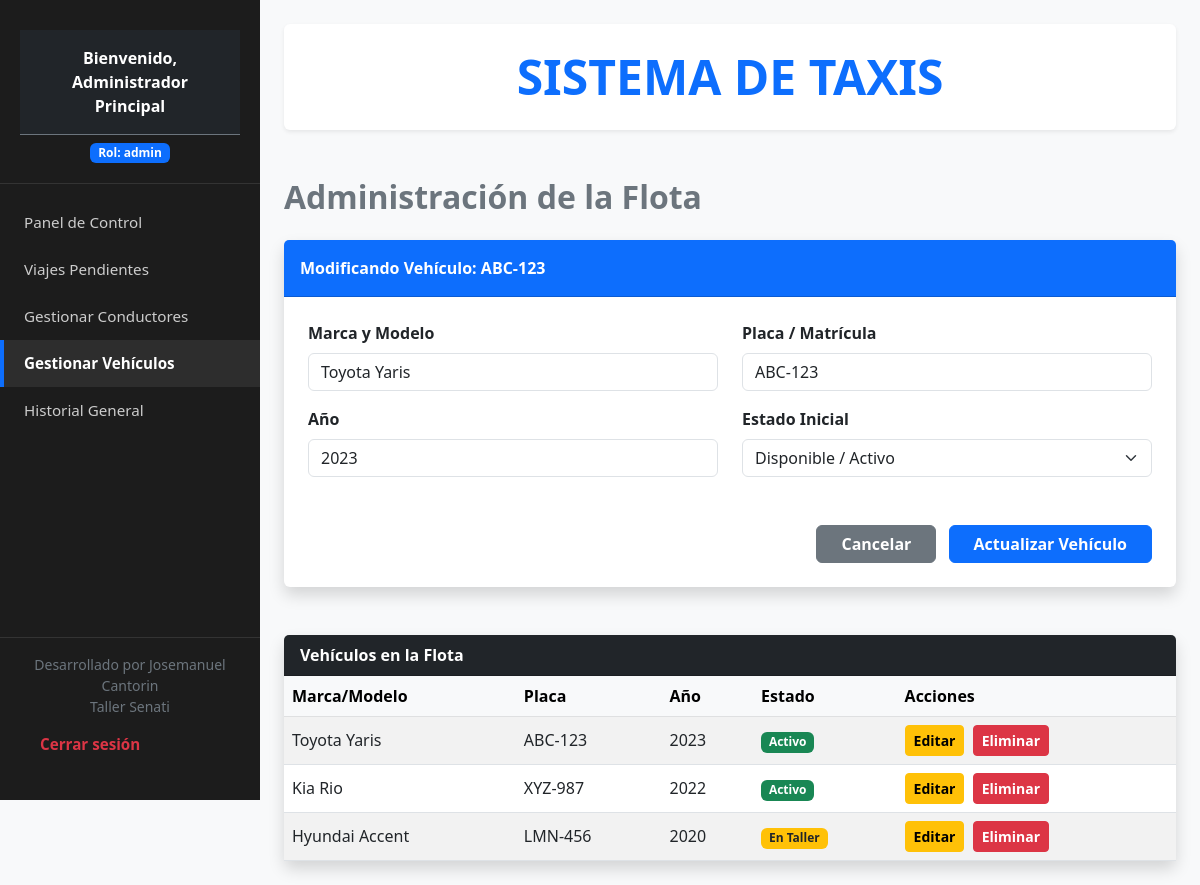
Page /menu.php?edit_vehiculo=1 (signed in) on the committed database.
### tables this page shows
CREATE TABLE `vehiculos` (
  `id_vehiculo` int(11) NOT NULL,
  `id_conductor` int(11) DEFAULT NULL,
  `modelo` varchar(100) NOT NULL,
  `placa` varchar(15) NOT NULL,
  `anio` int(11) NOT NULL,
  `color` varchar(30) NOT NULL,
  `estado_vehiculo` enum('activo','taller','inactivo') DEFAULT 'activo'
);

### menu.php (the view, shortened to what this page needs)
<?php
require 'conexion.php';
$lista_vehiculos = $pdo->query("SELECT * FROM vehiculos")->fetchAll(PDO::FETCH_ASSOC);
$v_edit = ['id_vehiculo'=>'', 'modelo'=>'', 'placa'=>'', 'anio'=>'', 'estado_vehiculo'=>'activo'];
if(isset($_GET['edit_vehiculo'])){
    $stmt = $pdo->prepare("SELECT * FROM vehiculos WHERE id_vehiculo=?");
    $stmt->execute([$_GET['edit_vehiculo']]);
    if($row = $stmt->fetch(PDO::FETCH_ASSOC)) $v_edit = $row;
}
?>
<!DOCTYPE html>
<html lang="es">
<head>
  <link href="https://cdn.jsdelivr.net/npm/bootstrap@5.3.0/dist/css/bootstrap.min.css" rel="stylesheet" />
  <link rel="stylesheet" href="style.css">
</head>
<body>
  <div class="sidebar d-flex flex-column justify-content-between">
    <div>
      <div class="user-profile text-center">
        <div class="fw-bold text-white p-3 bg-dark border-bottom border-secondary">
            Bienvenido,<br> <?= htmlspecialchars($_SESSION['nombre_completo']); ?>
        </div>
        <span class="badge bg-primary mt-2">Rol: <?= htmlspecialchars($_SESSION['rol']); ?></span>
      </div>
      <div class="nav flex-column nav-pills" id="v-pills-tab" role="tablist" aria-orientation="vertical">
        <button class="nav-link active" id="tab-dashboard" data-bs-toggle="tab" data-bs-target="#sec-dashboard" type="button">Panel de Control</button>
        <button class="nav-link" id="tab-pendientes" data-bs-toggle="tab" data-bs-target="#sec-pendientes" type="button">Viajes Pendientes</button>
        <button class="nav-link" id="tab-conductores" data-bs-toggle="tab" data-bs-target="#sec-conductores" type="button">Gestionar Conductores</button>
        <button class="nav-link" id="tab-vehiculos" data-bs-toggle="tab" data-bs-target="#sec-vehiculos" type="button">Gestionar Vehículos</button>
        <button class="nav-link" id="tab-historial" data-bs-toggle="tab" data-bs-target="#sec-historial" type="button">Historial General</button>
      </div>
    </div>
    <div class="logout-section p-3 text-center">
        <small class="text-secondary mb-2 d-block">Desarrollado por Josemanuel Cantorin<br>Taller Senati</small>
        <a href="logout.php" class="nav-link text-danger fw-bold py-2">Cerrar sesión</a>
    </div>
  </div>
  <div class="content-area p-4">
    <header class="text-center py-4 bg-white shadow-sm mb-5 rounded">
      <div class="container">
        <h1 class="display-5 fw-bold text-primary m-0">SISTEMA DE TAXIS</h1>
      </div>
    </header>
    <div class="tab-content" id="v-pills-tabContent">
      <div class="tab-pane fade <?= isset($_GET['edit_vehiculo']) ? 'show active' : '' ?>" id="sec-vehiculos" role="tabpanel">
        <h2 class="mb-4 fw-bold text-secondary">Administración de la Flota</h2>
        <form action="procesar_vehiculo.php" method="POST" class="mb-5">
          <div class="card shadow border-0 rounded bg-white">
            <div class="card-header bg-primary text-white fw-bold py-3">
               <?= empty($v_edit['id_vehiculo']) ? 'Registrar Nuevo Vehículo' : 'Modificando Vehículo: ' . htmlspecialchars($v_edit['placa']) ?>
            </div>
            <div class="card-body p-4 row">
              <div class="col-md-6 mb-3">
                <label class="form-label fw-bold">Marca y Modelo</label>
                <input type="text" name="modelo" class="form-control" required placeholder="Ej: Toyota Corolla" value="<?= htmlspecialchars($v_edit['modelo']) ?>">
              </div>
              <div class="col-md-6 mb-3">
                <label class="form-label fw-bold">Placa / Matrícula</label>
                <input type="text" name="placa" class="form-control" required placeholder="Ej: ABC-123" value="<?= htmlspecialchars($v_edit['placa']) ?>">
              </div>
              <div class="col-md-6 mb-3">
                <label class="form-label fw-bold">Año</label>
                <input type="number" name="anio" class="form-control" required placeholder="Ej: 2024" value="<?= htmlspecialchars($v_edit['anio']) ?>">
              </div>
              <div class="col-md-6 mb-3">
                <label class="form-label fw-bold">Estado Inicial</label>
                <select name="estado_vehiculo" class="form-select" required>
                  <option value="activo" <?= $v_edit['estado_vehiculo'] == 'activo' ? 'selected' : '' ?>>Disponible / Activo</option>
                </select>
              </div>
            </div>
            <div class="card-footer bg-transparent border-0 text-end pe-4 pb-4">
              <?php if($v_edit['id_vehiculo']): ?>
                <a href="menu.php" class="btn btn-secondary fw-bold px-4 me-2">Cancelar</a>
              <?php endif; ?>
              <button type="submit" class="btn btn-primary fw-bold px-4"><?= empty($v_edit['id_vehiculo']) ? 'Guardar Vehículo' : 'Actualizar Vehículo' ?></button>
            </div>
          </div>
        </form>
        <div class="card shadow border-0 rounded bg-white">
          <div class="card-header bg-dark text-white fw-bold">Vehículos en la Flota</div>
          <div class="card-body p-0">
            <div class="table-responsive">
              <table class="table table-striped table-hover align-middle mb-0">
                <thead class="table-light">
                  <tr>
                    <th>Marca/Modelo</th>
                    <th>Placa</th>
                    <th>Año</th>
                    <th>Estado</th>
                    <th>Acciones</th>
                  </tr>
                </thead>
                <tbody>
                  <?php foreach ($lista_vehiculos as $vehiculo): ?>
                  <tr>
                    <td><?= htmlspecialchars($vehiculo['modelo']) ?></td>
                    <td><?= htmlspecialchars($vehiculo['placa']) ?></td>
                    <td><?= htmlspecialchars($vehiculo['anio']) ?></td>
                    <td>
                        <?php if($vehiculo['estado_vehiculo'] == 'activo'): ?>
                            <span class="badge bg-success">Activo</span>
                        <?php elseif($vehiculo['estado_vehiculo'] == 'taller'): ?>
                            <span class="badge bg-warning text-dark">En Taller</span>
                        <?php else: ?>
                            <span class="badge bg-secondary">Inactivo</span>
                        <?php endif; ?>
                    </td>
                    <td>
                      <a href="menu.php?edit_vehiculo=<?= $vehiculo['id_vehiculo'] ?>" class="btn btn-sm btn-warning fw-bold me-1">Editar</a>
                      <a href="eliminar_vehiculo.php?id=<?= $vehiculo['id_vehiculo'] ?>" class="btn btn-sm btn-danger fw-bold" onclick="return confirm('¿Seguro que deseas eliminar este vehículo?');">Eliminar</a>
                    </td>
                  </tr>
                  <?php endforeach; ?>
                </tbody>
              </table>
            </div>
          </div>
        </div>
      </div>
    </div>
  </div>
</body>
</html>

### style.css (style rules this page uses)
body { min-height: 100vh; overflow-x: hidden; background-color: #f8f9fa; }
.sidebar { width: 260px; height: 100vh; position: fixed; top: 0; left: 0; background-color: #1c1c1c; color: #ffffff; padding-top: 20px; z-index: 1000; }
.content-area { margin-left: 260px; padding: 30px; min-height: 100vh; }
.sidebar .nav-link { color: #cccccc; padding: 12px 20px; font-size: 0.95rem; border-left: 4px solid transparent; border-radius: 0; text-align: left; }
.sidebar .nav-link.active { background-color: #2d2d2d; color: #ffffff !important; border-left: 4px solid #0d6efd; font-weight: bold; }
.user-profile { padding: 10px 20px 20px 20px; border-bottom: 1px solid #333333; margin-bottom: 15px; }
.logout-section { position: absolute; bottom: 20px; width: 100%; border-top: 1px solid #333333; padding-top: 15px; }

### rows in the picture
vehiculos: placa "ABC-123", modelo "Toyota Yaris", anio "2023", estado_vehiculo "Disponible / Activo"
vehiculos: modelo "Kia Rio", placa "XYZ-987", anio "2022", estado_vehiculo "Activo"
vehiculos: modelo "Hyundai Accent", placa "LMN-456", anio "2020", estado_vehiculo "En Taller"

### other values in the picture
$_SESSION['nombre_completo'] "Administrador Principal"
$_SESSION['rol'] "admin"
